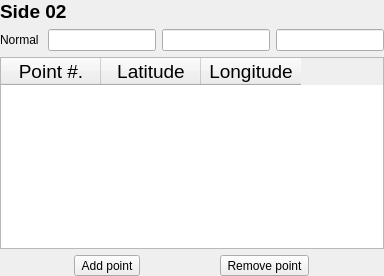
         <widget class="QWidget" name="Pg1_BB_Side02">
          <layout class="QVBoxLayout" name="verticalLayout_18">
           <property name="leftMargin">
            <number>0</number>
           </property>
           <property name="topMargin">
            <number>0</number>
           </property>
           <property name="rightMargin">
            <number>0</number>
           </property>
           <property name="bottomMargin">
            <number>0</number>
           </property>
           <item>
            <widget class="QLabel" name="GeoA_InterfaceLabel_9">
             <property name="font">
              <font>
               <pointsize>14</pointsize>
               <weight>75</weight>
               <bold>true</bold>
              </font>
             </property>
             <property name="text">
              <string>&lt;html&gt;&lt;head/&gt;&lt;body&gt;&lt;p&gt;Side 02&lt;/p&gt;&lt;/body&gt;&lt;/html&gt;</string>
             </property>
            </widget>
           </item>
           <item>
            <layout class="QHBoxLayout" name="horizontalLayout_40">
             <item>
              <widget class="QLabel" name="label_18">
               <property name="text">
                <string>Normal </string>
               </property>
              </widget>
             </item>
             <item>
              <widget class="QLineEdit" name="lineEdit_38"/>
             </item>
             <item>
              <widget class="QLineEdit" name="lineEdit_39"/>
             </item>
             <item>
              <widget class="QLineEdit" name="lineEdit_40"/>
             </item>
            </layout>
           </item>
           <item>
            <widget class="QTableWidget" name="GeoA_InterfaceTable_8">
             <property name="font">
              <font>
               <pointsize>14</pointsize>
              </font>
             </property>
             <column>
              <property name="text">
               <string>Point #.</string>
              </property>
             </column>
             <column>
              <property name="text">
               <string>Latitude</string>
              </property>
             </column>
             <column>
              <property name="text">
               <string>Longitude</string>
              </property>
             </column>
            </widget>
           </item>
           <item>
            <layout class="QHBoxLayout" name="horizontalLayout_41">
             <item>
              <widget class="QToolButton" name="GeoA_AddPoint_8">
               <property name="text">
                <string>Add point</string>
               </property>
              </widget>
             </item>
             <item>
              <widget class="QToolButton" name="GeoA_RemPoint_8">
               <property name="text">
                <string>Remove point</string>
               </property>
              </widget>
             </item>
            </layout>
           </item>
          </layout>
         </widget>
